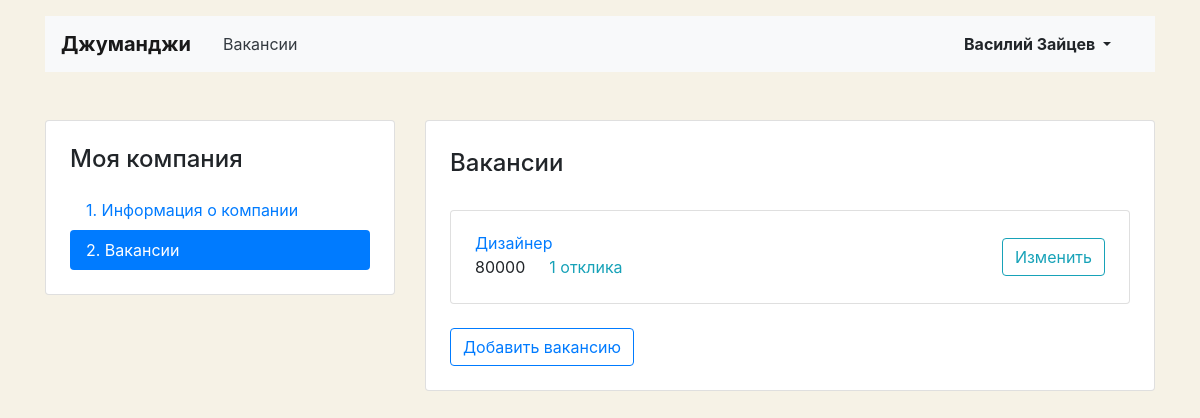
/mycompany/vacancies/ (signed in), run on the app's committed database.
### vacancies/models.py (models this page shows, shortened)
class Vacancy(models.Model):
    title = models.CharField(max_length=60)
    specialty = models.ForeignKey(
        Specialty,
        on_delete=models.CASCADE,
        related_name='vacancies'
    )
    company = models.ForeignKey(
        Company,
        on_delete=models.CASCADE,
        related_name='vacancies'
    )
    skills = models.CharField(max_length=60)
    text = models.TextField()
    salary_min = models.IntegerField()
    salary_max = models.IntegerField()
    published_at = models.DateTimeField(auto_now_add=True)
    class Meta:
        verbose_name = 'Вакансии'  # used to display custom name in admin panel. Automaticly add 's' to the end
        verbose_name_plural = 'Вакансии'  # for multy-word
        ordering = ['-published_at']

### vacancies/views.py (the view)
# urls.py: path('mycompany/vacancies/', vacancies_views.MyCompanyVacancies.as_view(), name='company_vacancies'),
class MyCompanyVacancies(View):
    template_name = 'vacancies/week4/vacancy-list.html'
    context_object_name = 'vacancies'
    def get(self, request, *args, **kwargs):
        company_id = request.user.company.id
        vacancies = models.Vacancy.objects.filter(company__id=company_id).values(
            'title',
            'salary_max',
            'pk',
        ).annotate(applications_count=Count('applications'))
        if vacancies.exists():  # or if vacancies:
            context = {
                'vacancies': vacancies,
            }
            return render(request, template_name=self.template_name, context=context)
        else:
            return redirect('lets_start_vacancy')  # редирект на создание вакансии

### vacancies/templatetags/tags.py (called while the page is built)
@register.simple_tag(takes_context=True)
def active(context, pattern_or_urlname):
    try:
        pattern = '^' + reverse(pattern_or_urlname) + '$'
    except NoReverseMatch:
        pattern = pattern_or_urlname
    path = context['request'].path
    print(pattern, path)
    if re.search(pattern, path):
        return 'active'
    return ''

### vacancies/templates/vacancies/week4/vacancy-list.html
{% extends 'vacancies/week4/Base_account.html' %}
{% block content %}
<main class="container mt-3 pb-5">
    <div class="row mt-5">
        {% include 'vacancies/week4/Left_menu.html' %}
        <div class="col-12 col-lg-8">
            <div class="card">
                <div class="card-body px-4 pb-4">
                    <section class="tab-pane fade show active">
                        <h2 class="h4 pt-2 pb-3">Вакансии</h2>
                        {% for vacancy in vacancies %}
                        <div class="card mt-3">
                            <div class="card-body px-4">
                                <div class="row align-items-center">
                                    <div class="col-6 col-lg-8">
                                        <a href="{% url 'vacancy_pk' vacancy.pk %}" class="mb-1">{{ vacancy.title }}</a>
                                        <p class="mb-1">
                                            <span class="mr-4">{{ vacancy.salary_max}}</span><a href="{% url 'applications' vacancy.pk %}" class="text-info">{{ vacancy.applications_count}}
                                            отклика</a>
                                        </p>
                                    </div>
                                    <div class="col-6 col-lg-4 text-right">
                                        <a href="{% url 'vacancy_edit' vacancy.pk %}" class="btn btn-outline-info">Изменить</a>
                                    </div>
                                </div>
                            </div>
                        </div>
                        {% endfor %}
                    <a href="{% url 'vacancy_create' %}" class="mt-4 btn btn-outline-primary">Добавить вакансию</a>
                    </section>
                </div>
            </div>
        </div>
    </div>
</main>
{% endblock %}

### vacancies/templates/vacancies/week4/Right_menu_upper.html (shortened to what this page needs)
<header class="container mt-3">
    <nav class="navbar navbar-expand-lg navbar-light bg-light">
        <a class="navbar-brand mr-4 font-weight-bold" href="{% url 'home' %}">Джуманджи</a>
        <div class="collapse navbar-collapse justify-content-between" id="navbarNav">
            <ul class="navbar-nav col-10">
                <li class="nav-item">
                    <a class="nav-link text-dark" href="{% url 'all_vacancies' %}">Вакансии</a>
                </li>
            </ul>
            <ul class="navbar-nav col-2 justify-content-end">
                <li class="nav-item active">
                    <div class="btn-group">
                        <button type="button" class="btn dropdown-toggle font-weight-bold" data-toggle="dropdown"
                                aria-haspopup="true" aria-expanded="false">
                            {{ user.get_full_name }}
                        </button>
                    </div>
                </li>
            </ul>
        </div>
    </nav>
</header>

### vacancies/templates/vacancies/week4/Base_account.html (style rules this page uses)
body { background-color: #F6F2E6; }

### data on the page
Vacancy: title "Дизайнер", salary_max "80000", applications_count "1"

### other printed values
{{ user.get_full_name }} "Василий Зайцев"
